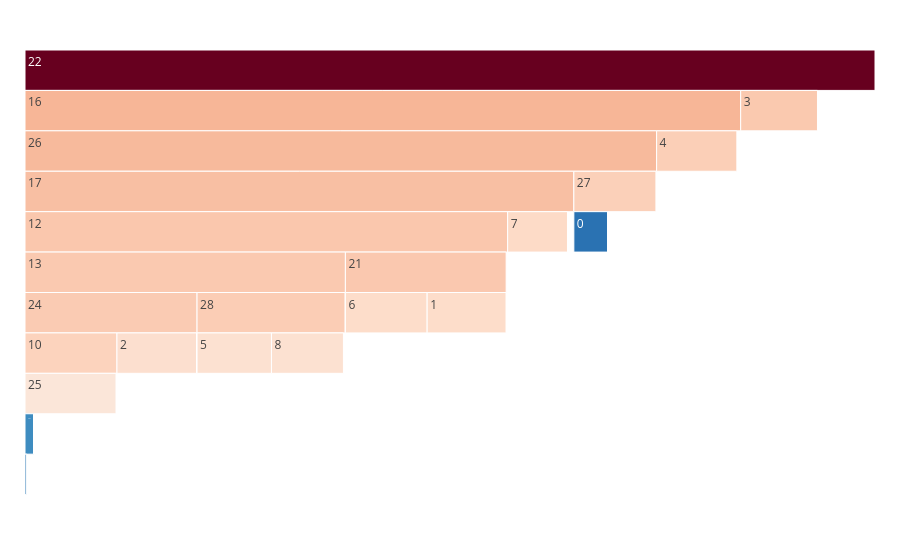

Notebook cell for this chart:
### Code cell
fig = make_icicle(path_templ(80))
fig.show()

### Figure 1 — Plotly figure (JSON) as saved in the notebook; plotly's stock layout.template omitted (floating-point values rounded to 4 significant figures)
{"data": [{"labels": ["0", "1", "2", "3", "4", "5", "6", "7", "8", "9", "10", "11", "12", "13", "14", "15", "16", "17", "18", "19", "20", "21", "22", "23", "24", "25", "26", "27", "28"], "marker": {"cmid": -6.506, "colors": [-12.87, -4.91, -5.067, -4.214, -4.413, -5.157, -4.91, -4.795, -5.157, -12.3, -4.542, -12.49, -4.151, -4.219, -13.2, -12.58, -3.615, -3.914, -11.89, -5.159, -12.95, -4.209, 2.04, -11.72, -4.302, -5.438, -3.738, -4.449, -4.343], "colorscale": [[0, "rgb(5,48,97)"], [0.1, "rgb(33,102,172)"], [0.2, "rgb(67,147,195)"], [0.3, "rgb(146,197,222)"], [0.4, "rgb(209,229,240)"], [0.5, "rgb(247,247,247)"], [0.6, "rgb(253,219,199)"], [0.7, "rgb(244,165,130)"], [0.8, "rgb(214,96,77)"], [0.9, "rgb(178,24,43)"], [1, "rgb(103,0,31)"]]}, "parents": ["27", "21", "24", "22", "16", "28", "21", "17", "28", "27", "24", "18", "17", "12", "11", "18", "22", "26", "25", "10", "11", "12", "", "25", "13", "10", "16", "26", "13"], "root": {"color": "lightgrey"}, "tiling": {"orientation": "v"}, "type": "icicle", "values": [2785, 6497, 6552, 6325, 6609, 6127, 6734, 4927, 5928, 1, 55, 100, 124, 28, 39, 19, 314, 525, 535, 1, 7, 9, 4737, 4, 44, 6813, 57, 3972, 132]}], "layout": {"margin": {"b": 25, "l": 25, "r": 25, "t": 50}}}
